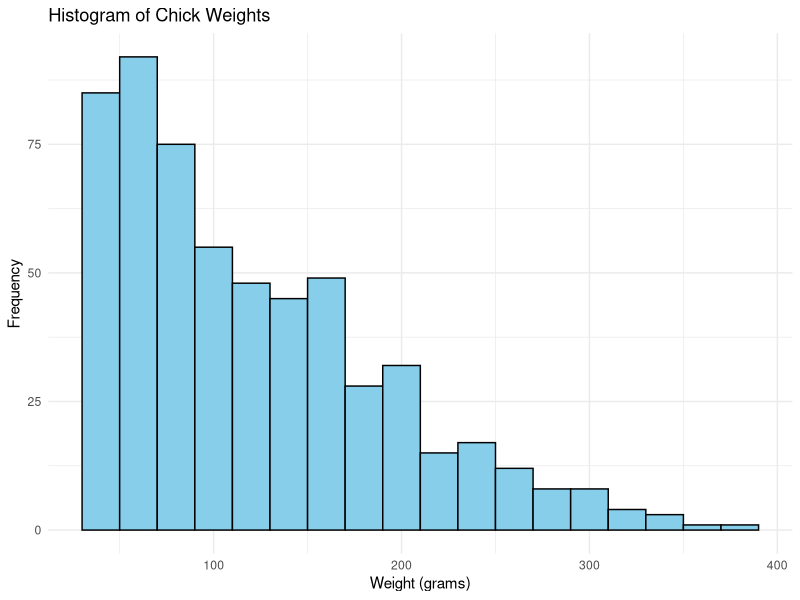
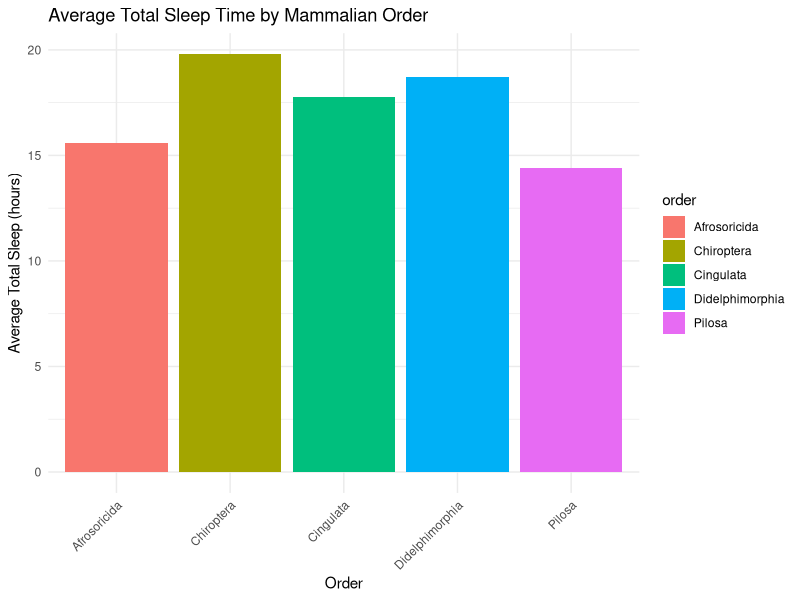
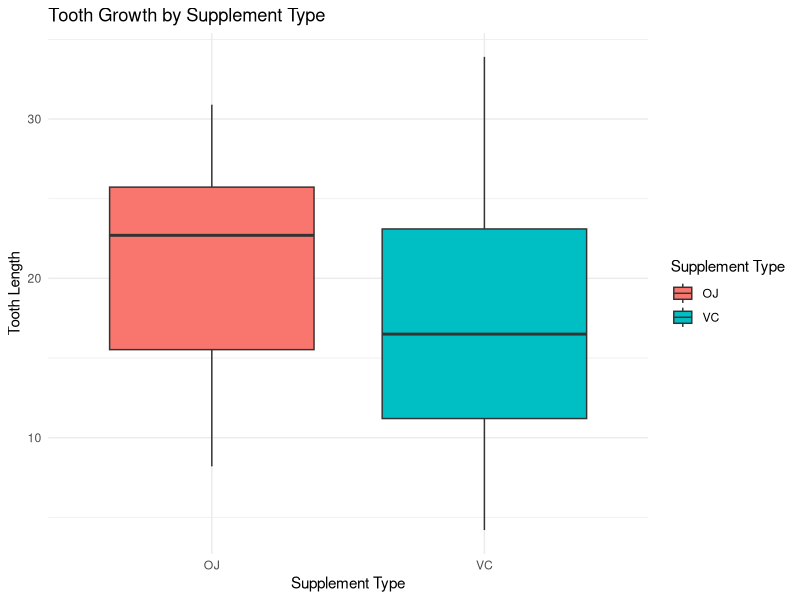
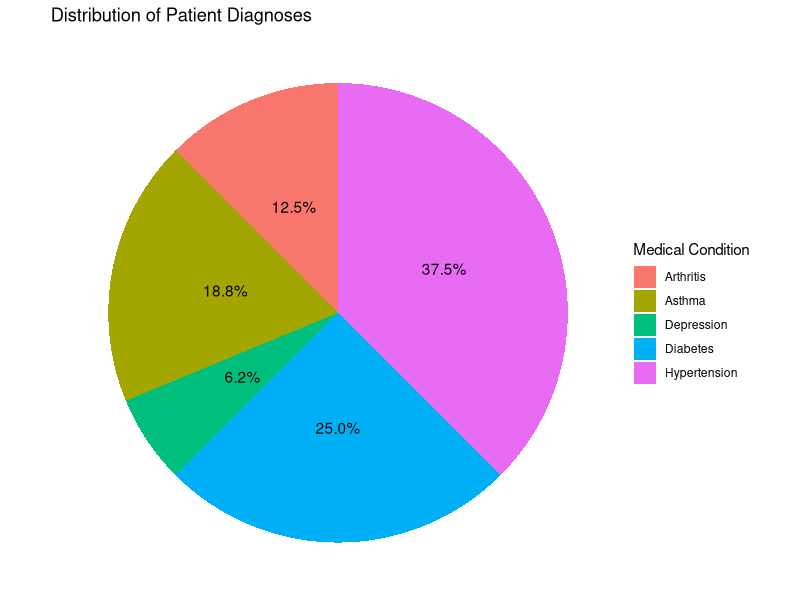
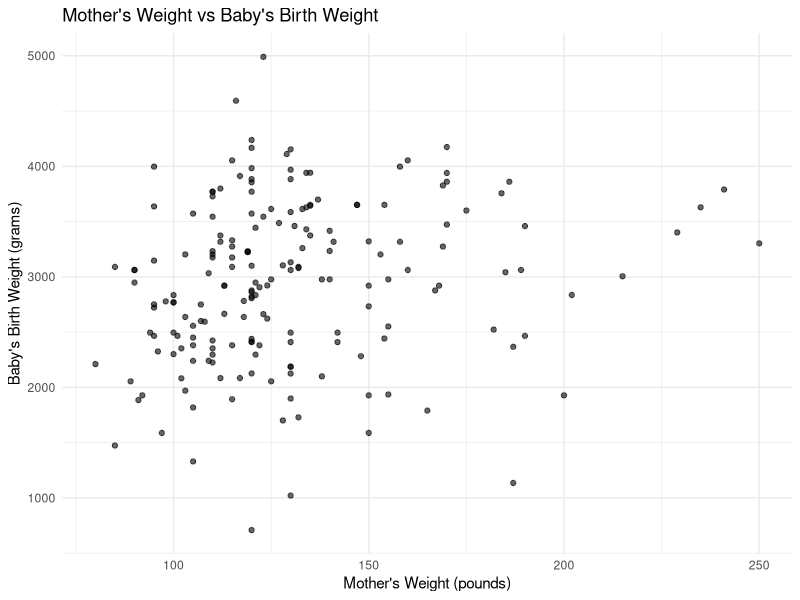
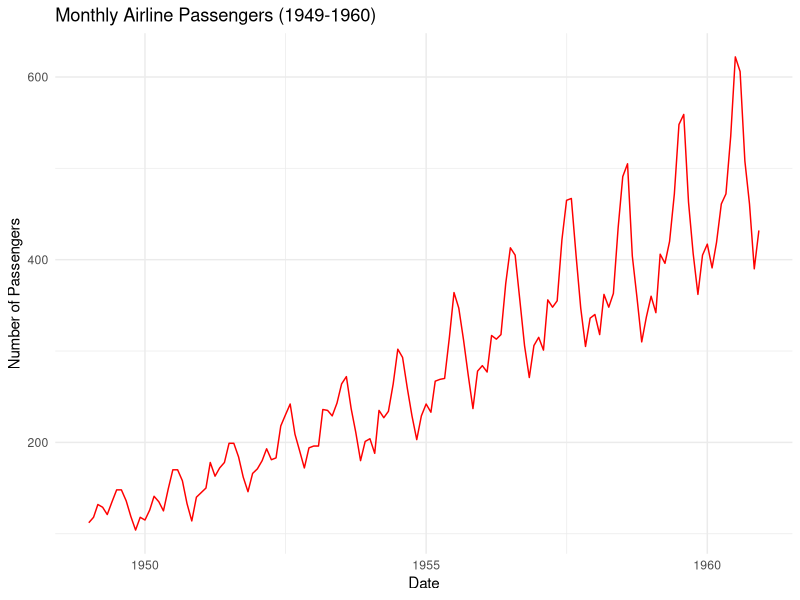
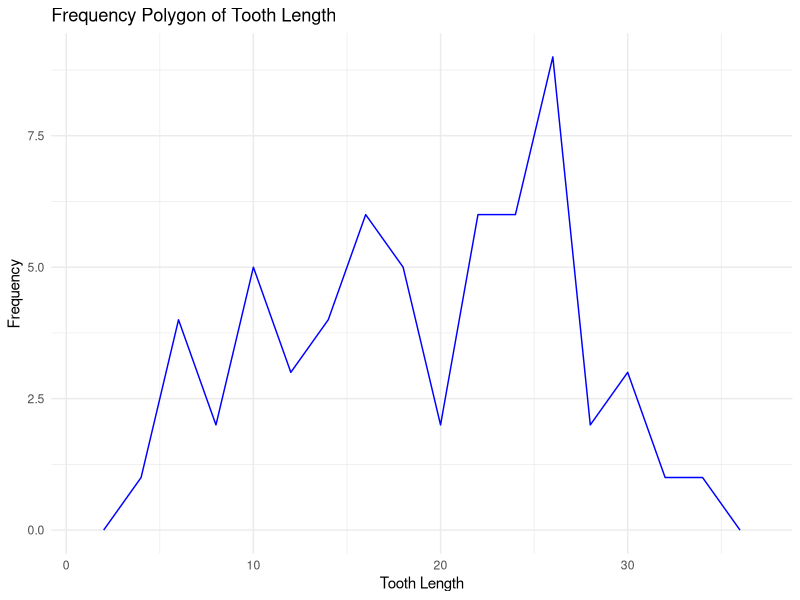
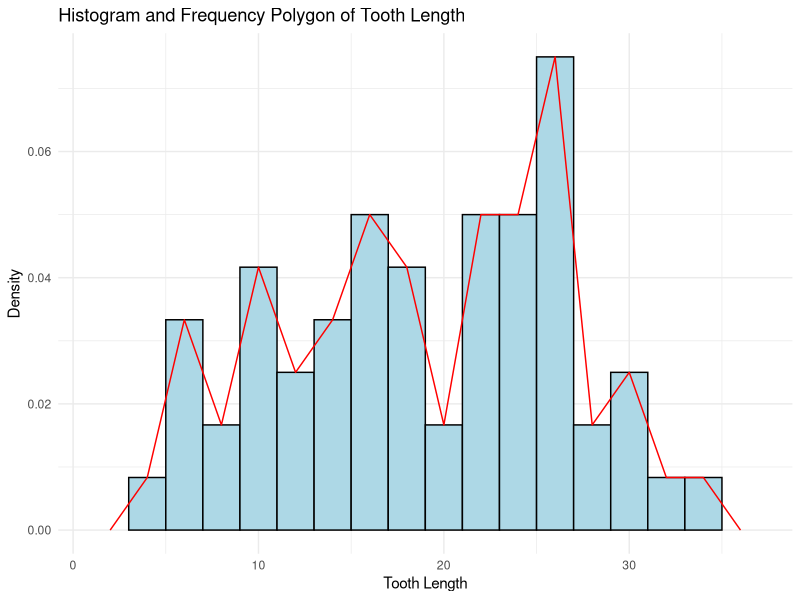

These figures' R source, in order:
## ---- chunk 1
# Load required library
library(ggplot2)

# Load the ChickWeight dataset (it's built into R)
data(ChickWeight)

# Create the histogram
ggplot(ChickWeight, aes(x = weight)) +
  geom_histogram(binwidth = 20, fill = "skyblue", color = "black") +
  labs(title = "Histogram of Chick Weights",
       x = "Weight (grams)",
       y = "Frequency") +
  theme_minimal()
## ---- chunk 2
# Load required libraries
library(dplyr)

# Load the msleep dataset (it's built into R)
data(msleep)

# Create a summary of sleep time by order
sleep_summary <- msleep %>%
  group_by(order) %>%
  summarise(avg_sleep = mean(sleep_total, na.rm = TRUE)) %>%
  arrange(desc(avg_sleep)) |> 
  top_n(5)

# Create the bar chart
ggplot(sleep_summary, aes(x = order, y = avg_sleep, fill = order)) +
  geom_bar(stat = "identity") +
  theme_minimal() +
  labs(title = "Average Total Sleep Time by Mammalian Order",
       x = "Order",
       y = "Average Total Sleep (hours)") +
  theme(axis.text.x = element_text(angle = 45, hjust = 1))
## ---- chunk 3

# Load the ToothGrowth dataset (built-in)
data("ToothGrowth")

# Create the box plot
ggplot(ToothGrowth, aes(x = supp, y = len, fill = supp)) +
  geom_boxplot() +
  labs(title = "Tooth Growth by Supplement Type",
       x = "Supplement Type",
       y = "Tooth Length",
       fill = "Supplement Type") +
  theme_minimal()

## ---- chunk 4

# Create a sample medical dataset
diagnoses <- data.frame(
  Condition = c("Hypertension", "Diabetes", "Asthma", "Arthritis", "Depression"),
  Count = c(150, 100, 75, 50, 25)
)

# Calculate percentages
diagnoses$Percentage <- diagnoses$Count / sum(diagnoses$Count) * 100

# Create the pie chart
ggplot(diagnoses, aes(x = "", y = Count, fill = Condition)) +
  geom_bar(stat = "identity", width = 1) +
  coord_polar("y", start = 0) +
  labs(title = "Distribution of Patient Diagnoses",
       fill = "Medical Condition") +
  theme_void() +
  theme(legend.position = "right") +
  geom_text(aes(label = sprintf("%.1f%%", Percentage)), 
            position = position_stack(vjust = 0.5))
## ---- chunk 5
library(MASS)  # For the birthwt dataset

# Load the birthwt dataset (low birth weight study)
data(birthwt)

# Create the scatter plot
ggplot(birthwt, aes(x = lwt, y = bwt)) +
  geom_point(alpha = 0.6) +
  labs(title = "Mother's Weight vs Baby's Birth Weight",
       x = "Mother's Weight (pounds)",
       y = "Baby's Birth Weight (grams)") +
  theme_minimal()
## ---- chunk 6
library(zoo)

# Load the AirPassengers dataset
df = data(AirPassengers)

# Convert the time series to a data frame
df <- data.frame(
  date = as.Date(time(AirPassengers)),
  passengers = as.vector(AirPassengers)
)

# Create the time series plot
ggplot(df, aes(x = date, y = passengers)) +
  geom_line(color = "red") +
  labs(title = "Monthly Airline Passengers (1949-1960)",
       x = "Date",
       y = "Number of Passengers") +
  theme_minimal()
## ---- chunk 7
# Load required libraries
library(ggplot2)

# Load the ToothGrowth dataset
data(ToothGrowth)

# Create the frequency polygon
ggplot(ToothGrowth, aes(x = len)) +
  geom_freqpoly(binwidth = 2, color = "blue") +
  labs(title = "Frequency Polygon of Tooth Length",
       x = "Tooth Length",
       y = "Frequency") +
  theme_minimal()
## ---- chunk 8
# Load required libraries
library(ggplot2)

# Load the ToothGrowth dataset
data(ToothGrowth)

# Create the histogram with frequency polygon
ggplot(ToothGrowth, aes(x = len)) +
  geom_histogram(aes(y = after_stat(density)), binwidth = 2, fill = "lightblue", color = "black") +
  geom_freqpoly(aes(y = after_stat(density)), binwidth = 2, color = "red") +
  labs(title = "Histogram and Frequency Polygon of Tooth Length",
       x = "Tooth Length",
       y = "Density") +
  theme_minimal()
